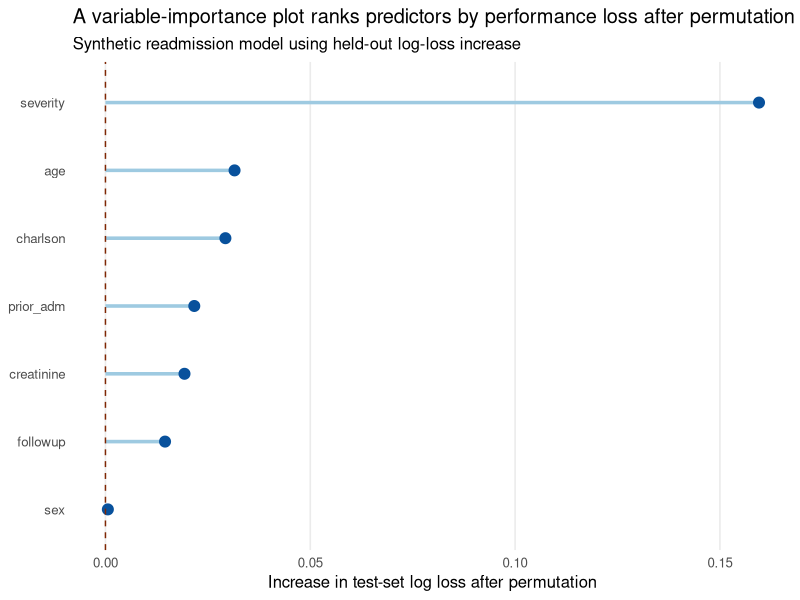
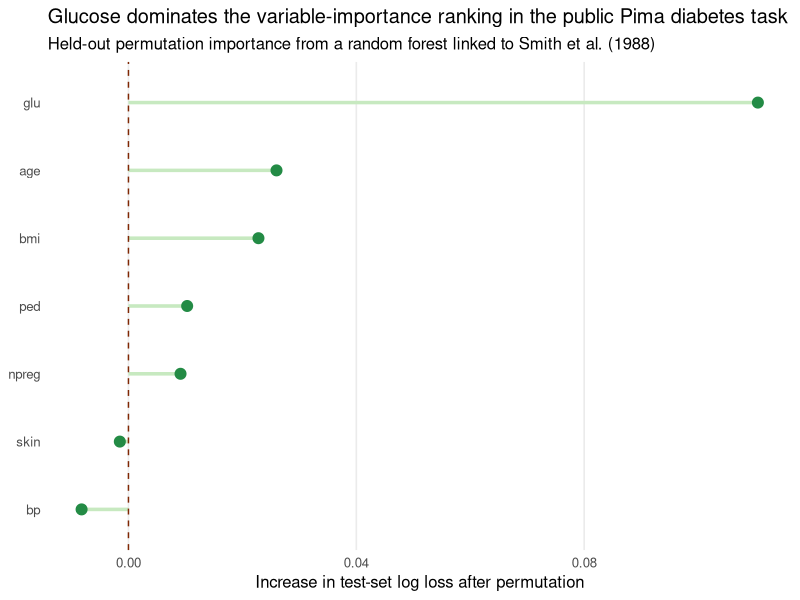

Here is the R script that generated these plots, in order:
## ---- chunk 1
library(dplyr)
library(ggplot2)
library(knitr)
library(randomForest)

format_numeric_table <- function(df, digits = 3) {
  numeric_cols <- vapply(df, is.numeric, logical(1))
  df[numeric_cols] <- lapply(df[numeric_cols], round, digits = digits)
  df
}

log_loss <- function(actual, prob_yes, eps = 1e-6) {
  y <- as.integer(actual == "Yes")
  p <- pmin(pmax(prob_yes, eps), 1 - eps)
  -mean(y * log(p) + (1 - y) * log(1 - p))
}

permutation_importance <- function(model, data, outcome, reps = 20, seed = 2026) {
  set.seed(seed)

  baseline_prob <- predict(model, newdata = data, type = "prob")[, "Yes"]
  baseline_loss <- log_loss(data[[outcome]], baseline_prob)

  predictors <- setdiff(names(data), outcome)

  importance_df <- lapply(predictors, function(v) {
    increases <- replicate(reps, {
      permuted <- data
      permuted[[v]] <- sample(permuted[[v]])
      permuted_prob <- predict(model, newdata = permuted, type = "prob")[, "Yes"]
      log_loss(data[[outcome]], permuted_prob) - baseline_loss
    })

    data.frame(
      variable = v,
      importance = mean(increases),
      sd_importance = sd(increases)
    )
  })

  bind_rows(importance_df)
}
## ---- chunk 2
set.seed(2026)

n <- 1200

age <- rnorm(n, mean = 67, sd = 10)
severity <- rnorm(n)
prior_adm <- rpois(n, lambda = exp(-0.1 + 0.9 * severity))
charlson <- pmax(round(1.5 + 1.4 * severity + rnorm(n, 0, 0.7)), 0)
creatinine <- exp(rnorm(n, 0.15 + 0.35 * severity, 0.25))
followup <- factor(rbinom(n, 1, plogis(0.2 - 0.9 * severity)), labels = c("No", "Yes"))
sex <- factor(rbinom(n, 1, 0.48), labels = c("Female", "Male"))

linear_predictor <-
  -4.4 +
  0.045 * age +
  1.45 * severity +
  0.24 * prior_adm +
  0.30 * charlson +
  0.65 * log(creatinine) -
  0.95 * (followup == "Yes") +
  0.05 * (sex == "Male")

readmit <- factor(
  ifelse(runif(n) < plogis(linear_predictor), "Yes", "No"),
  levels = c("No", "Yes")
)

synthetic_df <- data.frame(
  age = age,
  severity = severity,
  prior_adm = prior_adm,
  charlson = charlson,
  creatinine = creatinine,
  followup = followup,
  sex = sex,
  readmit = readmit
)

train_index <- sample.int(n, size = round(0.7 * n))
synthetic_train <- synthetic_df[train_index, ]
synthetic_test <- synthetic_df[-train_index, ]

synthetic_rf <- randomForest(readmit ~ ., data = synthetic_train, ntree = 700)

synthetic_importance <- permutation_importance(
  model = synthetic_rf,
  data = synthetic_test,
  outcome = "readmit",
  reps = 20,
  seed = 2026
) |>
  arrange(desc(importance))

synthetic_summary <- data.frame(
  training_n = nrow(synthetic_train),
  test_n = nrow(synthetic_test),
  test_accuracy = mean(predict(synthetic_rf, synthetic_test) == synthetic_test$readmit),
  baseline_log_loss = log_loss(
    synthetic_test$readmit,
    predict(synthetic_rf, synthetic_test, type = "prob")[, "Yes"]
  )
)

knitr::kable(
  format_numeric_table(synthetic_summary, digits = 3),
  caption = "Synthetic random-forest setup for the variable-importance plot"
)

knitr::kable(
  format_numeric_table(synthetic_importance, digits = 3),
  caption = "Permutation importance values in the synthetic readmission example"
)
## ---- chunk 3
synthetic_plot_df <- synthetic_importance |>
  mutate(variable = factor(variable, levels = rev(variable)))

ggplot(synthetic_plot_df, aes(x = importance, y = variable)) +
  geom_segment(aes(x = 0, xend = importance, y = variable, yend = variable),
               linewidth = 1.2, color = "#9ecae1") +
  geom_point(size = 3.4, color = "#08519c") +
  geom_vline(xintercept = 0, linetype = 2, color = "#7f2704") +
  labs(
    title = "A variable-importance plot ranks predictors by performance loss after permutation",
    subtitle = "Synthetic readmission model using held-out log-loss increase",
    x = "Increase in test-set log loss after permutation",
    y = NULL
  ) +
  theme_minimal(base_size = 12) +
  theme(
    panel.grid.major.y = element_blank(),
    panel.grid.minor = element_blank()
  )
## ---- chunk 4
top_synthetic_predictors <- synthetic_importance |>
  slice_head(n = 5)

knitr::kable(
  format_numeric_table(top_synthetic_predictors, digits = 3),
  caption = "Top predictors in the synthetic variable-importance ranking"
)
## ---- chunk 5
data("Pima.tr", package = "MASS")
data("Pima.te", package = "MASS")

pima_rf <- randomForest(type ~ ., data = Pima.tr, ntree = 700)

pima_importance <- permutation_importance(
  model = pima_rf,
  data = Pima.te,
  outcome = "type",
  reps = 20,
  seed = 2026
) |>
  arrange(desc(importance))

pima_summary <- data.frame(
  training_n = nrow(Pima.tr),
  test_n = nrow(Pima.te),
  test_accuracy = mean(predict(pima_rf, Pima.te) == Pima.te$type),
  baseline_log_loss = log_loss(
    Pima.te$type,
    predict(pima_rf, Pima.te, type = "prob")[, "Yes"]
  )
)

knitr::kable(
  format_numeric_table(pima_summary, digits = 3),
  caption = "Public Pima diabetes prediction setup for the real-world variable-importance plot"
)

knitr::kable(
  format_numeric_table(pima_importance, digits = 3),
  caption = "Held-out permutation importance values in the public Pima diabetes example"
)
## ---- chunk 6
pima_plot_df <- pima_importance |>
  mutate(variable = factor(variable, levels = rev(variable)))

ggplot(pima_plot_df, aes(x = importance, y = variable)) +
  geom_segment(aes(x = 0, xend = importance, y = variable, yend = variable),
               linewidth = 1.2, color = "#c7e9c0") +
  geom_point(size = 3.4, color = "#238b45") +
  geom_vline(xintercept = 0, linetype = 2, color = "#7f2704") +
  labs(
    title = "Glucose dominates the variable-importance ranking in the public Pima diabetes task",
    subtitle = "Held-out permutation importance from a random forest linked to Smith et al. (1988)",
    x = "Increase in test-set log loss after permutation",
    y = NULL
  ) +
  theme_minimal(base_size = 12) +
  theme(
    panel.grid.major.y = element_blank(),
    panel.grid.minor = element_blank()
  )
